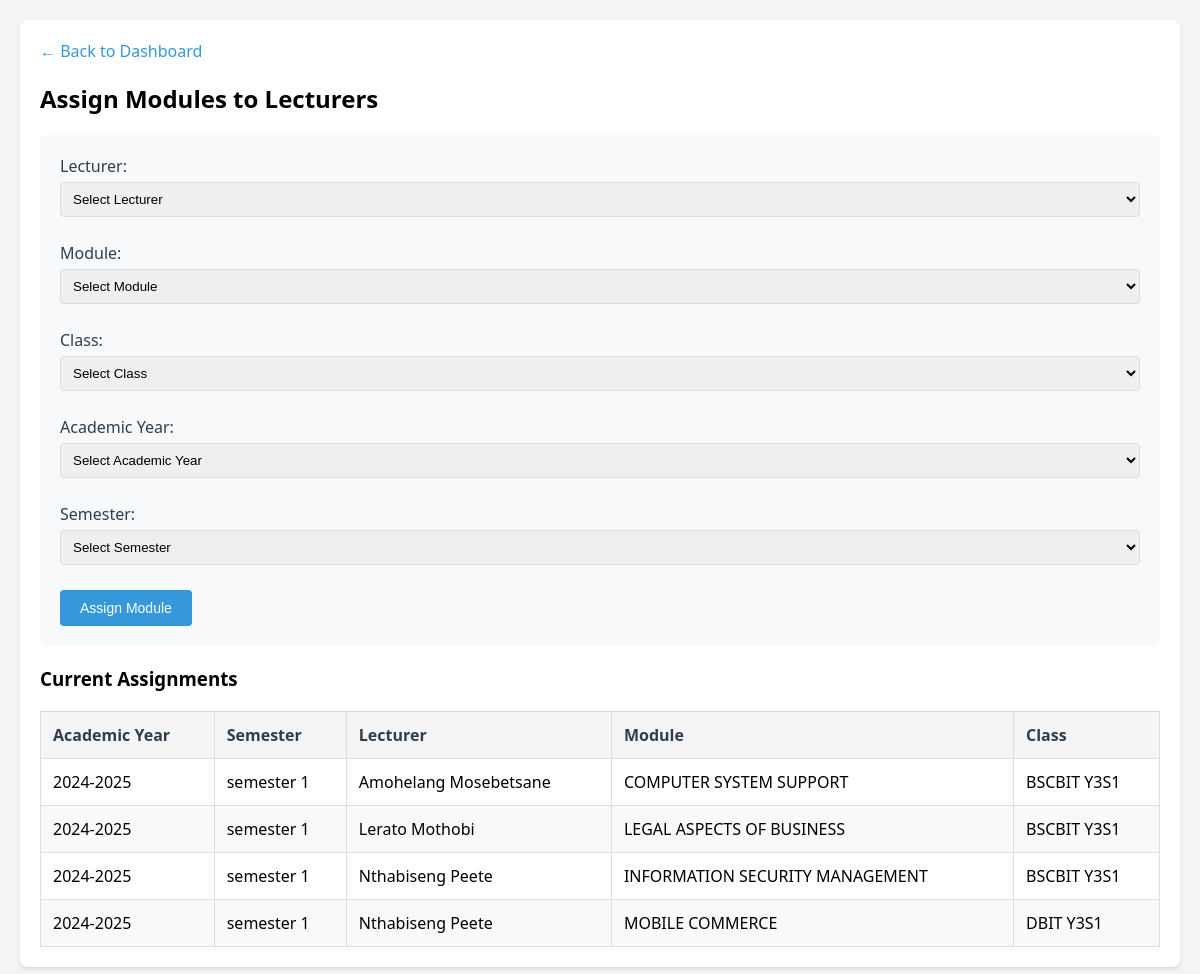
The page /assign_modules.php (signed in) on the database its author committed.
### tables this page shows
CREATE TABLE `lecturer_assignments` (
  `id` int NOT NULL,
  `lecturer_id` int DEFAULT NULL,
  `module_id` int DEFAULT NULL,
  `class_id` int DEFAULT NULL,
  `semester_id` int DEFAULT NULL,
  `academic_year_id` int DEFAULT NULL,
  `status` tinyint(1) DEFAULT '1'
);

CREATE TABLE `academic_years` (
  `id` int NOT NULL,
  `year_name` varchar(20) DEFAULT NULL,
  `is_current` tinyint(1) DEFAULT '0',
  `status` tinyint(1) DEFAULT '1'
);

CREATE TABLE `semesters` (
  `id` int NOT NULL,
  `semester_name` varchar(50) DEFAULT NULL,
  `academic_year_id` int DEFAULT NULL,
  `start_date` date DEFAULT NULL,
  `end_date` date DEFAULT NULL,
  `is_current` tinyint(1) DEFAULT '0',
  `status` tinyint(1) DEFAULT '1'
);

CREATE TABLE `users` (
  `id` int NOT NULL,
  `employee_number` varchar(20) DEFAULT NULL,
  `full_name` varchar(100) DEFAULT NULL,
  `email` varchar(100) DEFAULT NULL,
  `password` varchar(50) DEFAULT NULL,
  `role` enum('admin','lecturer','prl') DEFAULT NULL,
  `status` tinyint(1) DEFAULT '1',
  `created_at` timestamp NULL DEFAULT CURRENT_TIMESTAMP
);

CREATE TABLE `modules` (
  `id` int NOT NULL,
  `module_code` varchar(20) DEFAULT NULL,
  `module_name` varchar(100) DEFAULT NULL,
  `status` tinyint(1) DEFAULT '1'
);

CREATE TABLE `classes` (
  `id` int NOT NULL,
  `class_name` varchar(50) DEFAULT NULL,
  `status` tinyint(1) DEFAULT '1'
);

### assign_modules.php (the view, shortened to what this page needs)
<?php
require_once 'config.php';
$stmt = $pdo->query("
    SELECT
        la.id,
        u.full_name as lecturer_name,
        m.module_name,
        c.class_name,
        ay.year_name,
        s.semester_name
    FROM lecturer_assignments la
    JOIN users u ON la.lecturer_id = u.id
    JOIN modules m ON la.module_id = m.id
    JOIN classes c ON la.class_id = c.id
    JOIN academic_years ay ON la.academic_year_id = ay.id
    JOIN semesters s ON la.semester_id = s.id
    WHERE la.status = 1
    ORDER BY ay.year_name DESC, s.semester_name, u.full_name
");
$assignments = $stmt->fetchAll();
?>
<!DOCTYPE html>
<html>
<head>
</head>
<body>
    <div class="container">
        <div class="nav">
            <a href="dashboard.php">← Back to Dashboard</a>
        </div>
        <h2>Assign Modules to Lecturers</h2>
        <div class="form-section">
            <form method="POST">
                <div class="form-group">
                    <label>Lecturer:</label>
                    <select name="lecturer_id" required>
                        <option value="">Select Lecturer</option>
                    </select>
                </div>
                <div class="form-group">
                    <label>Module:</label>
                    <select name="module_id" required>
                        <option value="">Select Module</option>
                    </select>
                </div>
                <div class="form-group">
                    <label>Class:</label>
                    <select name="class_id" required>
                        <option value="">Select Class</option>
                    </select>
                </div>
                <div class="form-group">
                    <label>Academic Year:</label>
                    <select name="academic_year_id" required>
                        <option value="">Select Academic Year</option>
                    </select>
                </div>
                <div class="form-group">
                    <label>Semester:</label>
                    <select name="semester_id" required>
                        <option value="">Select Semester</option>
                    </select>
                </div>
                <button type="submit">Assign Module</button>
            </form>
        </div>
        <h3>Current Assignments</h3>
        <table>
            <thead>
                <tr>
                    <th>Academic Year</th>
                    <th>Semester</th>
                    <th>Lecturer</th>
                    <th>Module</th>
                    <th>Class</th>
                </tr>
            </thead>
            <tbody>
                <?php foreach ($assignments as $assignment): ?>
                    <tr>
                        <td><?php echo htmlspecialchars($assignment['year_name']); ?></td>
                        <td><?php echo htmlspecialchars($assignment['semester_name']); ?></td>
                        <td><?php echo htmlspecialchars($assignment['lecturer_name']); ?></td>
                        <td><?php echo htmlspecialchars($assignment['module_name']); ?></td>
                        <td><?php echo htmlspecialchars($assignment['class_name']); ?></td>
                    </tr>
                <?php endforeach; ?>
            </tbody>
        </table>
    </div>
</body>
</html>

### assign_modules.php (style rules this page uses)
:root { --primary-color: #2c3e50; --secondary-color: #3498db; --accent-color: #e74c3c; --success-color: #2ecc71; --warning-color: #f1c40f; --text-light: #ecf0f1; --text-dark: #2c3e50; }
body { font-family: 'Segoe UI', Tahoma, Geneva, Verdana, sans-serif; margin: 0; padding: 20px; background: #f4f4f4; }
.container { max-width: 1200px; margin: 0 auto; background: white; padding: 20px; border-radius: 8px; box-shadow: 0 2px 4px rgba(0, 0, 0, 0.1); }
.form-section { background: #f8f9fa; padding: 20px; border-radius: 8px; margin-bottom: 20px; }
.form-group { margin-bottom: 15px; }
label { display: block; margin-bottom: 5px; font-weight: 500; color: var(--text-dark); }
select { width: 100%; padding: 8px; border: 1px solid #ddd; border-radius: 4px; box-sizing: border-box; margin-bottom: 10px; }
button { background: var(--secondary-color); color: white; padding: 10px 20px; border: none; border-radius: 4px; cursor: pointer; font-size: 14px; }
table { width: 100%; border-collapse: collapse; margin-top: 20px; }
th, td { padding: 12px; border: 1px solid #ddd; text-align: left; }
th { background: #f5f5f5; font-weight: 600; color: var(--text-dark); }
tr:nth-child(even) { background: #f9f9f9; }
.nav { margin-bottom: 20px; }
.nav a { color: var(--secondary-color); text-decoration: none; font-weight: 500; }

### rows shown on the page
lecturer_assignments: academic_year.year_name "2024-2025", semester.semester_name "semester 1", lecturer.full_name "Amohelang Mosebetsane", module.module_name "COMPUTER SYSTEM SUPPORT", class.class_name "BSCBIT Y3S1"
lecturer_assignments: academic_year.year_name "2024-2025", semester.semester_name "semester 1", lecturer.full_name "Lerato Mothobi", module.module_name "LEGAL ASPECTS OF BUSINESS", class.class_name "BSCBIT Y3S1"
lecturer_assignments: academic_year.year_name "2024-2025", semester.semester_name "semester 1", lecturer.full_name "Nthabiseng Peete", module.module_name "INFORMATION SECURITY MANAGEMENT", class.class_name "BSCBIT Y3S1"
lecturer_assignments: academic_year.year_name "2024-2025", semester.semester_name "semester 1", lecturer.full_name "Nthabiseng Peete", module.module_name "MOBILE COMMERCE", class.class_name "DBIT Y3S1"
